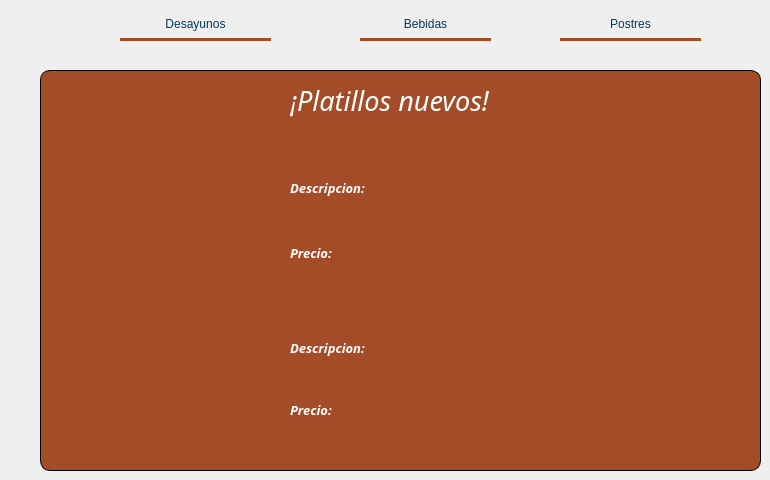
    <widget class="QWidget" name="home">
     <property name="styleSheet">
      <string notr="true"/>
     </property>
     <widget class="QPushButton" name="desayunos">
      <property name="geometry">
       <rect>
        <x>120</x>
        <y>10</y>
        <width>151</width>
        <height>31</height>
       </rect>
      </property>
      <property name="styleSheet">
       <string notr="true">QPushButton{
	font: 12pt &quot;Franklin Gothic Book&quot;;
	color: rgb(0, 59, 92);
	backgound-color: none;
	border-left: none;
	border-right: none;
	border-top: none;
	border-bottom: 3px solid rgb(164, 76, 40);
}

QPushButton:Hover{
	background-color: #a44c28;
	color:white;
border-bottom: 3px solid rgb(255, 255, 255);
}</string>
      </property>
      <property name="text">
       <string>Desayunos</string>
      </property>
     </widget>
     <widget class="QLabel" name="label_8">
      <property name="geometry">
       <rect>
        <x>290</x>
        <y>180</y>
        <width>81</width>
        <height>16</height>
       </rect>
      </property>
      <property name="font">
       <font>
        <family>Caviar Dreams</family>
        <pointsize>10</pointsize>
        <weight>75</weight>
        <italic>true</italic>
        <bold>true</bold>
       </font>
      </property>
      <property name="styleSheet">
       <string notr="true">background-color: rgba(255, 255, 255,0);
color:white;</string>
      </property>
      <property name="text">
       <string>Descripcion:</string>
      </property>
     </widget>
     <widget class="QLabel" name="label_3">
      <property name="geometry">
       <rect>
        <x>70</x>
        <y>150</y>
        <width>211</width>
        <height>121</height>
       </rect>
      </property>
      <property name="text">
       <string/>
      </property>
      <property name="pixmap">
       <pixmap resource="imagenes.qrc">:/img/imagenes/img/crispy_chicken.jpeg</pixmap>
      </property>
      <property name="scaledContents">
       <bool>true</bool>
      </property>
     </widget>
     <widget class="QLabel" name="p1">
      <property name="geometry">
       <rect>
        <x>340</x>
        <y>240</y>
        <width>51</width>
        <height>21</height>
       </rect>
      </property>
      <property name="styleSheet">
       <string notr="true">background-color: rgba(255, 255, 255,0);
color:white;</string>
      </property>
      <property name="text">
       <string/>
      </property>
     </widget>
     <widget class="QLabel" name="label_4">
      <property name="geometry">
       <rect>
        <x>290</x>
        <y>70</y>
        <width>321</width>
        <height>61</height>
       </rect>
      </property>
      <property name="font">
       <font>
        <family>Caviar Dreams</family>
        <pointsize>20</pointsize>
        <italic>true</italic>
       </font>
      </property>
      <property name="layoutDirection">
       <enum>Qt::RightToLeft</enum>
      </property>
      <property name="autoFillBackground">
       <bool>false</bool>
      </property>
      <property name="styleSheet">
       <string notr="true">background-color: rgba(255, 255, 255,0);
color:white;</string>
      </property>
      <property name="text">
       <string>¡Platillos nuevos!</string>
      </property>
      <property name="margin">
       <number>6</number>
      </property>
     </widget>
     <widget class="QLabel" name="label_5">
      <property name="geometry">
       <rect>
        <x>290</x>
        <y>243</y>
        <width>47</width>
        <height>20</height>
       </rect>
      </property>
      <property name="font">
       <font>
        <family>Caviar Dreams</family>
        <pointsize>10</pointsize>
        <weight>75</weight>
        <italic>true</italic>
        <bold>true</bold>
       </font>
      </property>
      <property name="layoutDirection">
       <enum>Qt::RightToLeft</enum>
      </property>
      <property name="styleSheet">
       <string notr="true">background-color: rgba(255, 255, 255,0);
color:white;</string>
      </property>
      <property name="text">
       <string>Precio:</string>
      </property>
     </widget>
     <widget class="QLabel" name="label_6">
      <property name="geometry">
       <rect>
        <x>70</x>
        <y>300</y>
        <width>211</width>
        <height>141</height>
       </rect>
      </property>
      <property name="text">
       <string/>
      </property>
      <property name="pixmap">
       <pixmap resource="imagenes.qrc">:/img/imagenes/img/waffles.jpg</pixmap>
      </property>
      <property name="scaledContents">
       <bool>true</bool>
      </property>
     </widget>
     <widget class="QLabel" name="titulo">
      <property name="geometry">
       <rect>
        <x>290</x>
        <y>140</y>
        <width>291</width>
        <height>31</height>
       </rect>
      </property>
      <property name="font">
       <font>
        <family>Caviar Dreams</family>
        <pointsize>16</pointsize>
        <weight>75</weight>
        <italic>true</italic>
        <bold>true</bold>
        <underline>true</underline>
       </font>
      </property>
      <property name="layoutDirection">
       <enum>Qt::RightToLeft</enum>
      </property>
      <property name="styleSheet">
       <string notr="true">background-color: rgba(255, 255, 255,0);
color:white;</string>
      </property>
      <property name="text">
       <string/>
      </property>
     </widget>
     <widget class="QLabel" name="label_13">
      <property name="geometry">
       <rect>
        <x>40</x>
        <y>70</y>
        <width>721</width>
        <height>401</height>
       </rect>
      </property>
      <property name="styleSheet">
       <string notr="true">background-color: #a44c28;
border: 1px solid; 
border-radius: 10px;</string>
      </property>
      <property name="text">
       <string/>
      </property>
     </widget>
     <widget class="QPushButton" name="bebidas">
      <property name="geometry">
       <rect>
        <x>360</x>
        <y>10</y>
        <width>131</width>
        <height>31</height>
       </rect>
      </property>
      <property name="styleSheet">
       <string notr="true">QPushButton{
	font: 12pt &quot;Franklin Gothic Book&quot;;
	color: rgb(0, 59, 92);
	backgound-color: none;
	border-left: none;
	border-right: none;
	border-top: none;
	border-bottom: 3px solid rgb(164, 76, 40);
}

QPushButton:Hover{
	background-color: #a44c28;
	color:white;
border-bottom: 3px solid rgb(255, 255, 255);
}</string>
      </property>
      <property name="text">
       <string>Bebidas</string>
      </property>
     </widget>
     <widget class="QLabel" name="p2">
      <property name="geometry">
       <rect>
        <x>340</x>
        <y>400</y>
        <width>47</width>
        <height>20</height>
       </rect>
      </property>
      <property name="styleSheet">
       <string notr="true">background-color: rgba(255, 255, 255,0);
color:white;</string>
      </property>
      <property name="text">
       <string/>
      </property>
     </widget>
     <widget class="QPushButton" name="postres">
      <property name="geometry">
       <rect>
        <x>560</x>
        <y>10</y>
        <width>141</width>
        <height>31</height>
       </rect>
      </property>
      <property name="styleSheet">
       <string notr="true">QPushButton{
	font: 12pt &quot;Franklin Gothic Book&quot;;
	color: rgb(0, 59, 92);
	backgound-color: none;
	border-left: none;
	border-right: none;
	border-top: none;
	border-bottom: 3px solid rgb(164, 76, 40);
}

QPushButton:Hover{
	background-color: #a44c28;
	color:white;
border-bottom: 3px solid rgb(255, 255, 255);
}</string>
      </property>
      <property name="text">
       <string>Postres</string>
      </property>
     </widget>
     <widget class="QLabel" name="label_9">
      <property name="geometry">
       <rect>
        <x>290</x>
        <y>340</y>
        <width>81</width>
        <height>16</height>
       </rect>
      </property>
      <property name="font">
       <font>
        <family>Caviar Dreams</family>
        <pointsize>10</pointsize>
        <weight>75</weight>
        <italic>true</italic>
        <bold>true</bold>
       </font>
      </property>
      <property name="layoutDirection">
       <enum>Qt::RightToLeft</enum>
      </property>
      <property name="styleSheet">
       <string notr="true">background-color: rgba(255, 255, 255,0);
color:white;</string>
      </property>
      <property name="text">
       <string>Descripcion:</string>
      </property>
     </widget>
     <widget class="QLabel" name="label_11">
      <property name="geometry">
       <rect>
        <x>290</x>
        <y>400</y>
        <width>47</width>
        <height>20</height>
       </rect>
      </property>
      <property name="font">
       <font>
        <family>Caviar Dreams</family>
        <pointsize>10</pointsize>
        <weight>75</weight>
        <italic>true</italic>
        <bold>true</bold>
       </font>
      </property>
      <property name="layoutDirection">
       <enum>Qt::RightToLeft</enum>
      </property>
      <property name="styleSheet">
       <string notr="true">background-color: rgba(255, 255, 255,0);
color:white;</string>
      </property>
      <property name="text">
       <string>Precio:</string>
      </property>
     </widget>
     <widget class="QLabel" name="titulo2">
      <property name="geometry">
       <rect>
        <x>290</x>
        <y>300</y>
        <width>271</width>
        <height>31</height>
       </rect>
      </property>
      <property name="font">
       <font>
        <family>Caviar Dreams</family>
        <pointsize>16</pointsize>
        <weight>75</weight>
        <italic>true</italic>
        <bold>true</bold>
        <underline>true</underline>
       </font>
      </property>
      <property name="layoutDirection">
       <enum>Qt::RightToLeft</enum>
      </property>
      <property name="styleSheet">
       <string notr="true">background-color: rgba(255, 255, 255,0);
color:white;</string>
      </property>
      <property name="text">
       <string/>
      </property>
     </widget>
     <widget class="QLabel" name="des2">
      <property name="geometry">
       <rect>
        <x>290</x>
        <y>370</y>
        <width>431</width>
        <height>21</height>
       </rect>
      </property>
      <property name="font">
       <font>
        <family>Caviar Dreams</family>
        <pointsize>9</pointsize>
        <italic>true</italic>
       </font>
      </property>
      <property name="layoutDirection">
       <enum>Qt::RightToLeft</enum>
      </property>
      <property name="styleSheet">
       <string notr="true">background-color: rgba(255, 255, 255,0);
color:white;</string>
      </property>
      <property name="text">
       <string/>
      </property>
     </widget>
     <widget class="QLabel" name="des1">
      <property name="geometry">
       <rect>
        <x>290</x>
        <y>210</y>
        <width>451</width>
        <height>21</height>
       </rect>
      </property>
      <property name="font">
       <font>
        <family>Caviar Dreams</family>
        <pointsize>10</pointsize>
        <weight>50</weight>
        <italic>true</italic>
        <bold>false</bold>
       </font>
      </property>
      <property name="layoutDirection">
       <enum>Qt::RightToLeft</enum>
      </property>
      <property name="styleSheet">
       <string notr="true">background-color: rgba(255, 255, 255,0);
color:white;</string>
      </property>
      <property name="text">
       <string/>
      </property>
     </widget>
     <zorder>label_13</zorder>
     <zorder>desayunos</zorder>
     <zorder>label_8</zorder>
     <zorder>label_3</zorder>
     <zorder>p1</zorder>
     <zorder>label_4</zorder>
     <zorder>label_5</zorder>
     <zorder>label_6</zorder>
     <zorder>titulo</zorder>
     <zorder>bebidas</zorder>
     <zorder>p2</zorder>
     <zorder>postres</zorder>
     <zorder>label_9</zorder>
     <zorder>label_11</zorder>
     <zorder>titulo2</zorder>
     <zorder>des2</zorder>
     <zorder>des1</zorder>
    </widget>
